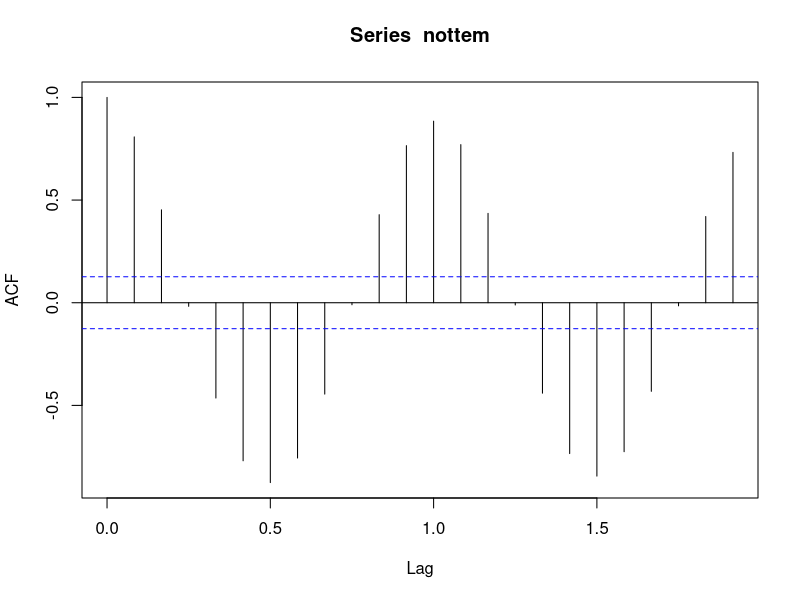
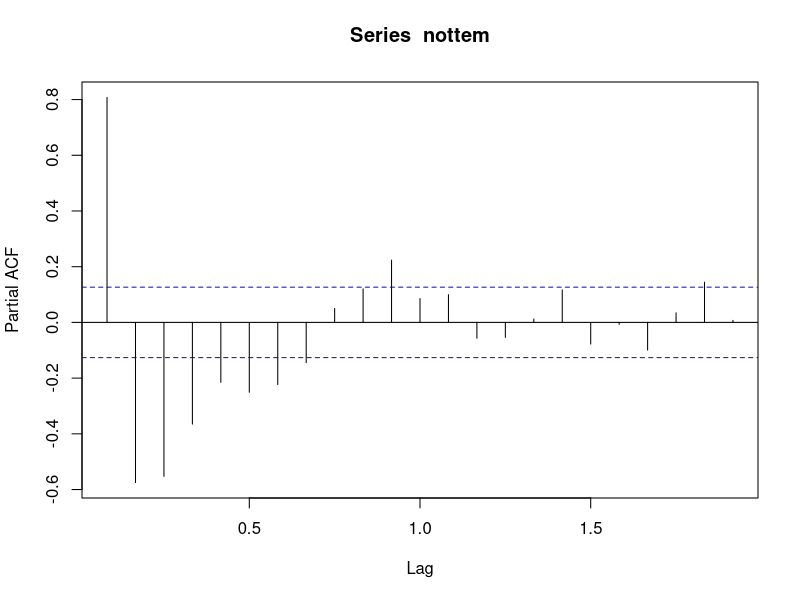

Here is the R script that generated these plots, in order: (Note: this script raises an error after producing the figures.)
# Modelando series estacionarias
data(nottem)
nottem

# Clasificamos la serie (estacionaria o no estacionaria)

# Revisamos tendencia (sin tendencia o con tendencia: lineal o no lineal y
# creciente o decreciente)
tend <- lm(nottem ~ time(nottem))
summary(tend) # sin tendencia
# Hipótesis
# Ho: la serie no muestra tendencia
# Ha: la serie muestra tendencial
# Rechazamos Ho si p-valor < alpha
# 0.4446 < 0.05 por lo tanto No R. Ho
# Estacionaria en media

#H0: la serie es estacionaria
#Ha: la serie no es estacionaria
#P valor es 1.931e-14 < alfa 0.05

# Revisamos varianza
library(tseries)
adf.test(nottem, alternative = "stationary")
# Hipótesis
# Ho: la serie no estacionaria
# Ha: la serie es estacionaria
# Rechazamos Ho si p-valor < alpha
# 0.01 < 0.05 por lo tanto R. Ho
# Serie estacionaria al 95% de confianza

# Serie de tiempo estacionaria

# Revisamos correlogramas
acf(nottem)
pacf(nottem)

# Sugerencia de modelo ARMA(p,q)

# Modelado

# NOTA. En los ciclos solo se meten series estacionarias.

aic.mejor.arma <- Inf
for(j in 0:10){
  for(i in 0:10){
    aic2 <- AIC(arima(nottem, order = c(j,0,i), method = "ML"))
    if(aic2 < aic.mejor.arma){
      aic.mejor.arma <- aic2 # Guardamos valor AIC
      pq <- c(j,i) # Guardamos el orden
    }
  }
}
aic.mejor.arma
pq

# El modelo elegido es ARMA(9,10)
pe <- predict(airma(nottem, order = c(9,0,10), method = "ML"), n.ahead = 50)$pred
plot(nottem, xlim = c(1920,1945))
lines(pe, col = "magenta")

# Revisando series no estacionarias
data("austres")
plot(austres)
# Tendencia
l <- lm(austres ~ time(austres))
summary(l) # la serie muestra tendencia no estacionaria en media
# Hipótesis
# Ho: la serie no muestra tendencia
# Ha: la serie muestra tendencial
# Rechazamos Ho si p-valor < alpha
# 2.2e-16 < 0.05 por lo tanto R. Ho
# Varianza
adf.test(austres, alternative = "stationary")
# Hipótesis
# Ho: la serie no estacionaria
# Ha: la serie es estacionaria
# Rechazamos Ho si p-valor < alpha
# 0.3493 < 0.05 por lo tanto No R. Ho
# Serie no estacionaria en varianza

# Modelado de serie no estacionaria
plot(log(austres))
austres[1:5]
diff(austres)[1:5] # hace restas del anterior menos el primero
plot(diff(austres))

# Intentos
c1 <- diff(log(austres)) # c1 = correción 1
plot(c1, ylim = c(0.001,0.1))
# Revisando si funciona la corrección
# Tendencia de c1
tc <- lm(c1 ~ time(c1)) # tc = tendencia de la corrección
summary(c1)
abline(tc, col = "red")
tcub <- lm(c1 ~ poly(as.numeric(time(c1)), degree = 3))
summary(tcub)
# Hipótesis
# Ho: la serie no muestra tendencia
# Ha: la serie muestra tendencial
# Rechazamos Ho si p-valor < alpha
# 1.048e-08 < 0.05 por lo tanto R. Ho
lines(as.numeric(time(c1)), fitted.values(tcub))
# Sin tendencia estacionaria en media
# Varianza de c1
adf.test(c1, alternative = "stationary")
# Hipótesis
# Ho: la serie no estacionaria
# Ha: la serie es estacionaria
# Rechazamos Ho si p-valor < alpha
# 0.5592 < 0.05 por lo tanto No R. Ho
# La serie no es estacionaria

# c2, la segunda diferenciación
c2 <- diff(c1)
plot(c2, ylim = c(-0.5,0.5))

# Revisando que corrección 2
# Media
tlc2 <- lm(c2 ~ time(c2))
summary(c2) # no muestra tendencia
# La serie es estacionaria en media

# Varianza
adf.test(c2, alternative = "stationary")
# Hipótesis
# Ho: la serie no estacionaria
# Ha: la serie es estacionaria
# Rechazamos Ho si p-valor < alpha
# 0.01 < 0.05 por lo tanto R. Ho
# Estacionaria en varianza

# La serie c2 es estaionaria <- ya no se modela
# Modelando c2
# Autocorrelogramas
acf(c2)
pacf(c2) # sugerencia de ARMA(p,q)

# Buscando ARMA(p,q)
aic.mejor.arma <- Inf
for(j in 0:10){
  for(i in 0:10){
    aic2 <- AIC(arima(c2, order = c(j,0,i), method = "ML"))
    if(aic2 < aic.mejor.arma){
      aic.mejor.arma <- aic2 # Guardamos valor AIC
      pq <- c(j,i) # Guardamos el orden
    }
  }
}
aic.mejor.arma
pq

# El mejor para c2 es ARMA(2,3) con aic = -1036.92
arima(c2, order = c(2,0,3), method = "ML")
p23 <- predict(arima(c2, order = c(2,0,3), method = "ML"),n.ahead = 50)$pred
plot(c2, xlim = c(1972,2006))
lines(p23, col = "blue")

# El mejor para log(austres) es ARIMA(2,2,3)
arima(log(austres), order = c(2,2,3), method = "ML")
p223 <- predict(arima(log(austres), order = c(2,2,3), method = "ML"),n.ahead = 50)$pred
plot(log(austres), xlim = c(1970,2006), ylim = c(9.4,9.9))
lines(p223, col = "purple")

o <- exp(p223) # o = originales
plot(austres, xlim = c(1970,2006), ylim = c(13000,20000))
lines(o, col = "magenta")


# Autocorrelogramas se comportan como senos y cosenos